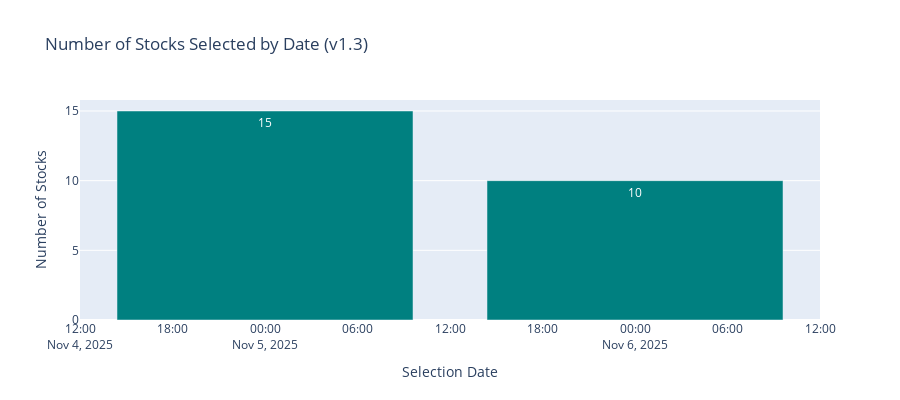

This figure's notebook cell:
### Markdown cell above
## 5. Stocks by Date

### Code cell
# Count by date
date_counts = df.groupby('date').size().reset_index(name='count')

fig = px.bar(
    date_counts,
    x='date',
    y='count',
    title="Number of Stocks Selected by Date (v1.3)",
    labels={"date": "Selection Date", "count": "Number of Stocks"},
    text='count',
    color_discrete_sequence=["teal"]
)

fig.update_layout(height=400)
fig.show()

### Figure 1 — Plotly figure (JSON) as saved in the notebook; plotly's stock layout.template omitted (floating-point values rounded to 4 significant figures)
{"data": [{"hovertemplate": "Selection Date=%{x}<br>Number of Stocks=%{text}<extra></extra>", "legendgroup": "", "marker": {"color": "teal", "pattern": {"shape": ""}}, "name": "", "orientation": "v", "showlegend": false, "text": [15.0, 10.0], "textposition": "auto", "type": "bar", "x": ["2025-11-05", "2025-11-06"], "xaxis": "x", "y": [15, 10], "yaxis": "y"}], "layout": {"barmode": "relative", "height": 400, "legend": {"tracegroupgap": 0}, "title": {"text": "Number of Stocks Selected by Date (v1.3)"}, "xaxis": {"anchor": "y", "domain": [0, 1], "title": {"text": "Selection Date"}}, "yaxis": {"anchor": "x", "domain": [0, 1], "title": {"text": "Number of Stocks"}}}}
